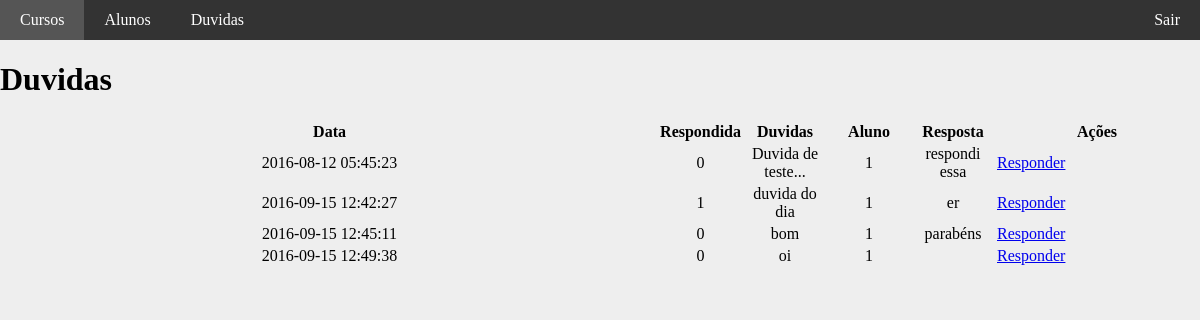
Screenshot of /painel/duvidas (signed in) with the database file from the repository.
### tables this page shows
CREATE TABLE `duvidas` (
  `id` int(11) UNSIGNED NOT NULL,
  `data_duvida` datetime NOT NULL,
  `respondida` tinyint(1) NOT NULL,
  `duvida` text,
  `id_aluno` int(11) DEFAULT NULL,
  `resposta` text NOT NULL
);

### painel/core/Controller.php (called while the page is built, shortened)
<?php
class controller {
	public function loadTemplate($viewName, $viewData = array()) {
		include 'views/template.php';
	}
	public function loadViewInTemplate($viewName, $viewData) {
		extract($viewData);
		include 'views/'.$viewName.'.php';
	}
}

### painel/controllers/duvidasController.php (called while the page is built, shortened)
<?php
class duvidasController extends controller {
        public function index() {
        $dados = array(
            'duvidas' => array()
        );
        $duvidas = new Duvidas();
        $dados['duvidas'] = $duvidas->getDuvidas();
        $this->loadTemplate('duvidas', $dados);
    }
}

### painel/core/Core.php (called while the page is built, shortened)
<?php
class Core {
	public function run() {
		$url = explode("index.php", $_SERVER["PHP_SELF"]);
		$url = end($url);
		$params = array();
		if(!empty($url)) {
			$url = explode('/', $url);
			array_shift($url);
			array_shift($url);
			if(isset($url[0])) {
				$currentAction = $url[0];
				array_shift($url);
			} else {
				$currentAction = 'index';
			}
		} else {
			$currentController = 'homeController';
			$currentAction = 'index';
		}
		$c = new $currentController();
		call_user_func_array(array($c, $currentAction), $params);
	}
}

### painel/index.php (called while the page is built, shortened)
<?php
require 'config.php';
$core = new Core();
$core->run();
?>

### painel/config.php (called while the page is built, shortened)
<?php
$config = array();
if(ENVIRONMENT == 'development') {
	$config['dbname'] = 'ead';
	$config['host'] = 'localhost';
	$config['dbuser'] = 'root';
	$config['dbpass'] = 'root';
} else {
	$config['dbname'] = 'ead';
	$config['host'] = 'localhost';
	$config['dbuser'] = 'root';
	$config['dbpass'] = 'root';
}
?>

### painel/core/Model.php (called while the page is built, shortened)
<?php
class model {
	public function __construct() {
		global $config;
		$this->db = new PDO("mysql:dbname=".$config['dbname'].";host=".$config['host'], $config['dbuser'], $config['dbpass']);
	}
}
?>

### painel/models/duvidas.php (called while the page is built, shortened)
<?php
class Duvidas extends model {
    public function getDuvidas() {
        $array = array();
        $sql = "SELECT * FROM duvidas";
        $sql = $this->db->query($sql);
        if($sql->rowCount() > 0) {
            $array = $sql->fetchAll();
        }
        return $array;
    }
}

### painel/views/duvidas.php (the view)
<h1>Duvidas</h1>
<table border="0" width="100%">
	<tr>
		<th>Data</th>
                <th width="80">Respondida</th>
		<th width="80">Duvidas</th>
                <th width="80">Aluno</th>
                <th width="80">Resposta</th>
		<th>Ações</th>
	</tr>
	<?php foreach($duvidas as $duvida): ?>
	<tr>
		<td align="center"><?php echo $duvida['data_duvida']; ?></td>
                <td align="center"><?php echo $duvida['respondida']; ?></td>
		<td align="center"><?php echo $duvida['duvida']; ?></td>
                 <td align="center"><?php echo $duvida['id_aluno']; ?></td>
                 <td align="center"><?php echo $duvida['resposta']; ?></td>
		<td width="200">
			<a href="<?php echo BASE; ?>duvidas/editar/<?php echo $duvida['id']; ?>">Responder</a>
		</td>
	</tr>
	<?php endforeach; ?>
</table>

### painel/assets/css/template.css (style rules this page uses)
body { margin:0; background-color:#EEE; }

### rows the page displays
duvidas: data_duvida "2016-08-12 05:45:23", respondida "0", duvida "Duvida de teste...", id_aluno "1", resposta "respondi essa"
duvidas: data_duvida "2016-09-15 12:42:27", respondida "1", duvida "duvida do dia", id_aluno "1", resposta "er"
duvidas: data_duvida "2016-09-15 12:45:11", respondida "0", duvida "bom", id_aluno "1", resposta "parabéns"
duvidas: data_duvida "2016-09-15 12:49:38", respondida "0", duvida "oi", id_aluno "1"
